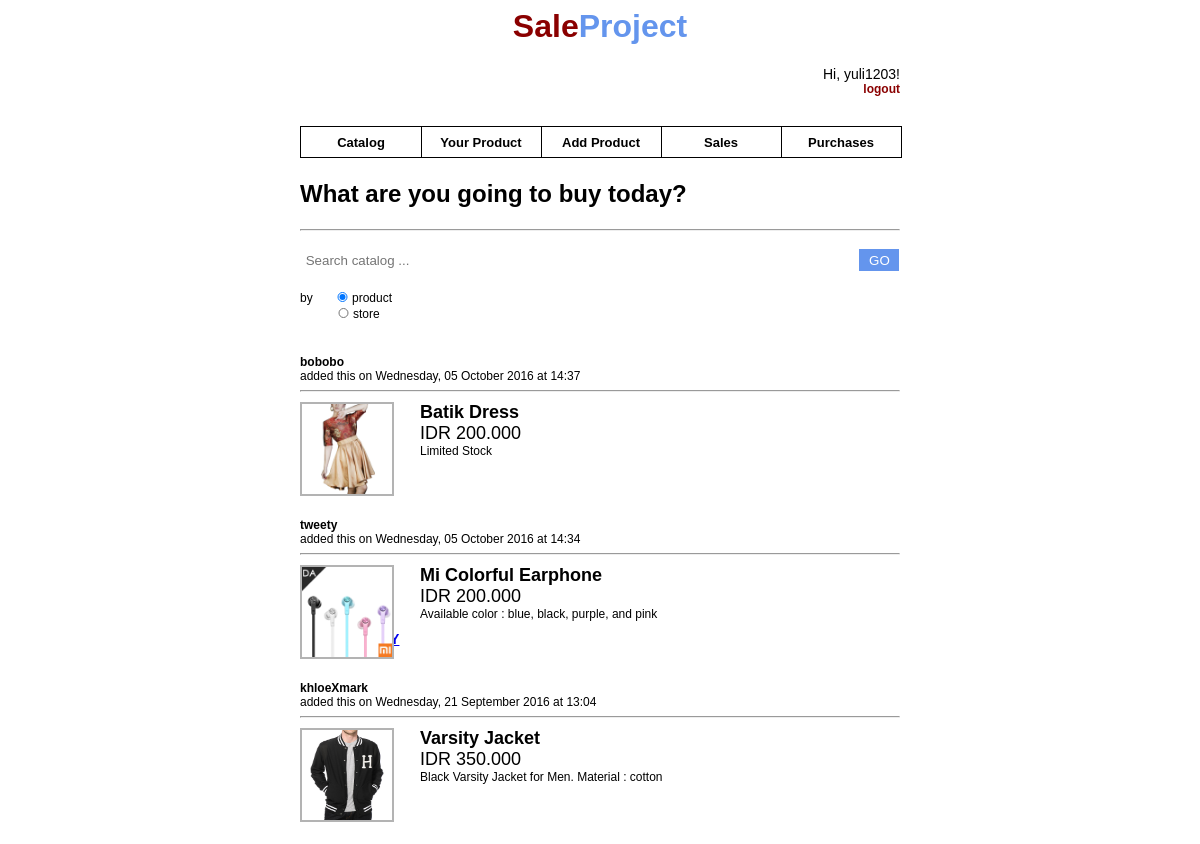
Screenshot of /catalog.php?id_active=1 with the database file from the repository.
### tables this page shows
CREATE TABLE `userdata` (
  `user_id` int(11) NOT NULL AUTO_INCREMENT,
  `fullname` varchar(100) DEFAULT NULL,
  `username` varchar(30) DEFAULT NULL,
  `email` varchar(50) DEFAULT NULL,
  `password` varchar(30) DEFAULT NULL,
  `fulladdress` varchar(250) DEFAULT NULL,
  `postalcode` int(5) DEFAULT NULL,
  `phonenumber` varchar(12) DEFAULT NULL,
  PRIMARY KEY (`user_id`)
);

CREATE TABLE `catalogue` (
  `product_id` int(11) NOT NULL AUTO_INCREMENT,
  `productname` varchar(100) DEFAULT NULL,
  `price` int(11) DEFAULT NULL,
  `productdesc` varchar(200) DEFAULT NULL,
  `username` varchar(30) DEFAULT NULL,
  `dateadded` date DEFAULT NULL,
  `timeadded` time DEFAULT NULL,
  `purchases` int(11) DEFAULT NULL,
  `imagepath` varchar(255) DEFAULT NULL,
  PRIMARY KEY (`product_id`)
);

### catalog.php (the view, shortened to what this page needs)
<?php
require('layout.php');
echo $header;
	$servername = "localhost";
	$usernamesql = "root";
	$passwordsql = "tl280790";
	$dbname = "saleproject";
	$conn = new mysqli($servername, $usernamesql, $passwordsql, $dbname);
	echo '<div>
		<h1><span id="asking">What are you going to buy today?</span></h1>
		<hr></hr>
		<form method="post">
			<input id="search_bar" name="searchbox" type="text" placeholder=" Search catalog ...">
			<input id="search_button" type="submit" value="GO">
			<br/><br/>
			<span style="font-size:12px">by
			<input type="radio" name="radiobutton" value="product" style="margin-left:20px;height:10px" checked>product <br/>
			<input type="radio" name="radiobutton" value="store" style="margin-left:37px;height:10px">store <br/>
			</span>
		</form>
		<br/>
		 ';
		$sql = "SELECT * FROM catalogue ORDER BY product_id DESC";
		$result = $conn->query($sql);
		if ($result->num_rows > 0){
			while($row=$result->fetch_assoc()) {
				$product_id = $row["product_id"];
				$productname = $row["productname"];
				$price = $row["price"];
				$productdesc = $row["productdesc"];
				$username = $row["username"];
				$dateadded =date_create($row["dateadded"]);
				$timeadded = date_create($row["timeadded"]);
				$nextsql = "SELECT product_id, user_id FROM likes WHERE product_id = '$product_id'";
				$nextresult= $conn->query($nextsql);
				$likes = $nextresult->num_rows;
				$purchases = $row["purchases"];
				$imagepath = $row["imagepath"];
				$asql = "SELECT * FROM likes WHERE product_id = '$product_id' AND user_id='$user_id'";
				$result2 = $conn->query($asql);
				if($result2->num_rows == 0){
					$state = 0;
					$likeddislike = '<span><button id="like"  onclick="return loadDoc('.$user_id.','.$product_id.','.$state.','.$purchases.')"><b>LIKE</b></button> </span>';
				}
				else {
					$state = 1;
					$likeddislike = '<span><button id="dislike"  onclick="return loadDoc('.$user_id.','.$product_id.','.$state.','.$purchases.')"><b>LIKED</b></button> </span>';
				}
				echo '
				<ul class="list-product">
				<li>
				<span id="date"><b>'.$username.'</b></span><br/>
				<span id="date">added this on '. date_format($dateadded, 'l\, d F Y').' at '.date_format($timeadded, 'H:i').' </span>
				<hr></hr>
				<div class="item-list-product">
					<div style="position:absolute">
							<a href='.$imagepath.'><img class="img-item" src='.$imagepath.'></img></a>
					</div>
					<div id="product-info">
						<span><b>'.$productname.'</b></span> <br/>
						<span> IDR '.number_format($price, 0, ',','.').'</span> <br/>
						<span style="font-size:12px;position:relative">'.$productdesc.'</span>
					</div>
					<div id="eddel'.$product_id.'" class="eddelclass">
						<br/>
						<span style="font-size:14px">'.$likes.' likes</span> <br/>
						<span style="font-size:14px">'.$purchases.' purchases</span> <br/>
						<br/>
						'.$likeddislike.'
						<span style="margin-left:10px"><a id="buy" href="confirm.php?id_product='.$product_id.'"><b>    BUY </b></a> </span>
					</div>
				</div>
				</li><br>';
			}
		}
		echo '</ul>
	</div>';
	echo $footer;
?>

### layout.php (shortened to what this page needs)
<?php
$servername = "localhost";
$usernamesql = "root";
$passwordsql = "tl280790";
$dbname = "saleproject";
$conn = new mysqli($servername, $usernamesql, $passwordsql, $dbname);
$user_id=$_GET["id_active"];
$sql = "SELECT username FROM userdata WHERE user_id = '$user_id'";
$result = $conn->query($sql);
$row = $result->fetch_assoc();
$name = $row["username"];
$header = <<<HTML
<!DOCTYPE html>
<html lang="en">
	<head>
		<meta charset="UTF-8">
		<link rel="stylesheet" href="css/style.css">
		<title>
			Sale Project
		</title>
	</head>
	<body>
		<div class="container">
			<header>
				<h1 class="webtitle"> <span id="sale">Sale</span><span id="project">Project</span></h1>
				<div id="greeting">Hi, $name!</div>
				<div id="logout"><a href="login.php" ><b>logout</b></a></div>
			</header>
			<nav class="nav-bar">
				<div id="catalog"><a href="catalog.php?id_active=$user_id">Catalog</a></div>
				<div id="yourproduct"><a href="your_product.php?id_active=$user_id">Your Product</a></div>
				<div id="addproduct"><a href="add_product.php?id_active=$user_id">Add Product</a></div>
				<div id="sales"><a href="sales.php?id_active=$user_id">Sales</a></div>
				<div id="purchases"><a href="purchases.php?id_active=$user_id">Purchases</a></div>
			</nav>
HTML;
$footer = <<<HTML
		</div>
	</body>
</html>
HTML;
?>

### css/style.css (style rules this page uses)
* { font-family :Helvetica, sans-serif; }
.container { margin: auto; width : 600px; height: 800px }
.webtitle { text-align: center; }
#sale { color: hsl(0, 100%, 27%); }
#project { color: #6495ED; }
#greeting { text-align: right; font-size: 14px; }
#logout { text-align: right; font-size: 12px; }
#logout a { color:hsl(0, 100%, 27%); text-decoration :none; }
.nav-bar { margin-top:30px; margin-left:auto; width:600px; height:30px; position:relative; border : 1px solid black; text-align:center; font-size:13px; font-weight:bold; }
.nav-bar a { display :table-cell; vertical-align:middle; text-decoration:none; color:black; }
#catalog { display:table; position:absolute; left:0px; width:120px; height:30px; border-right : 1px solid black; }
#yourproduct { display:table; position:absolute; left:120px; width:120px; height:30px; border-right: 1px solid black; }
#addproduct { display:table; position:absolute; left:240px; width:120px; height:30px; border-right : 1px solid black; }
#sales { display:table; position:absolute; left:360px; width:120px; height:30px; border-right: 1px solid black; }
#purchases { display:table; position:absolute; left:480px; width:120px; height:30px; }
#asking { font-size : 24px; }
.list-product { list-style-type:none; padding:0; margin:0; font-size: 14px; }
#date { text-align : left; font-size : 12px; color:black; }
.item-list-product { height : 100px; width : 600px; position:relative; margin-top : 10px; font-size: 14px; }
.img-item { width:90px; height:90px; border : 2px solid #b3b3b3; }
#product-info { position:absolute; left : 120px; width : 330px; height : 90px; font-size : 18px; }
#search_bar { margin-top:10px; height:20px; background-color:white; border:none; width:545px; }
#search_button { margin-top:10px; margin-left:10px; text-decoration:none; width:40px; height:22px; border:none; color:white; background-color:#6495ED; }

### rows the page displays
userdata: username "yuli1203"
catalogue: username "bobobo", dateadded "Wednesday, 05 October 2016", timeadded "14:37", imagepath (picture), productname "Batik Dress", price "200.000", productdesc "Limited Stock"
catalogue: username "tweety", dateadded "Wednesday, 05 October 2016", timeadded "14:34", imagepath (picture), productname "Mi Colorful Earphone", price "200.000", productdesc "Available color : blue, black, purple, and pink"
catalogue: username "khloeXmark", dateadded "Wednesday, 21 September 2016", timeadded "13:04", imagepath (picture), productname "Varsity Jacket", price "350.000", productdesc "Black Varsity Jacket for Men. Material : cotton"
